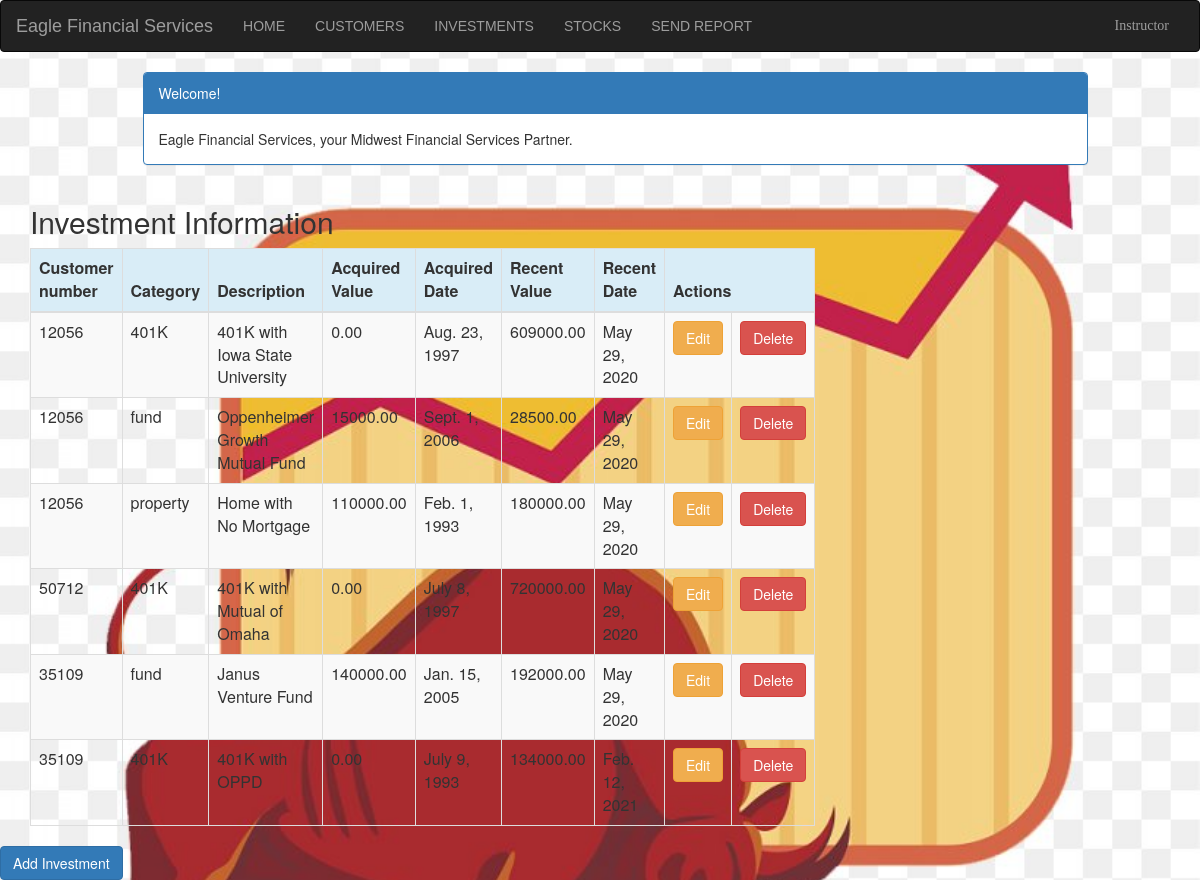
Page /investment_list (signed in) on the committed database.
### portfolio/models.py (models this page shows, shortened)
class Investment(models.Model):
    customer = models.ForeignKey(Customer, on_delete=models.CASCADE, related_name='investments')
    category = models.CharField(max_length=50)
    description = models.CharField(max_length=200)
    acquired_value = models.DecimalField(max_digits=10, decimal_places=2)
    acquired_date = models.DateField(default=timezone.now)
    recent_value = models.DecimalField(max_digits=10, decimal_places=2)
    recent_date = models.DateField(default=timezone.now, blank=True, null=True)

class Customer(models.Model):
    name = models.CharField(max_length=50)
    address = models.CharField(max_length=200)
    cust_number = models.IntegerField(blank=False, null=False)
    city = models.CharField(max_length=50)
    state = models.CharField(max_length=50)
    zipcode = models.CharField(max_length=10)
    email = models.EmailField(max_length=200)
    cell_phone = models.CharField(max_length=50)
    created_date = models.DateTimeField(
        default=timezone.now)
    updated_date = models.DateTimeField(auto_now_add=True)
    def __str__(self):
        return str(self.cust_number)

### portfolio/views.py (the view)
# urls.py: path('investment_list', views.investment_list, name='investment_list'),
@login_required
def investment_list(request):
    investments = Investment.objects.filter(acquired_date__lte=timezone.now())
    return render(request, 'portfolio/investment_list.html', {'investments': investments})

### templates/portfolio/investment_list.html (shortened to what this page needs)
{% extends 'portfolio/base.html' %}
{% block content %}
    <html>
    <head>
        <link rel="stylesheet" href="https://maxcdn.bootstrapcdn.com/bootstrap/3.3.4/css/bootstrap.min.css">
    </head>
    <body>
    <div class="container">
        <div class="row">
            <div class="col-md-10 col-md-offset-1">
                <div class="panel panel-primary">
                    <div class="panel-heading">Welcome!</div>
                    <div class="panel-body">
                        Eagle Financial Services, your Midwest Financial Services Partner.
                    </div>
                </div>
            </div>
        </div>
    </div>
    <div class="row">
        <h2 style="padding-left: 15Px">Investment Information</h2>
    </div>
    <div>
        <table class="table table-striped table-bordered table-hover">
            <thead>
            <tr class="bg-info">
                <th>Customer number</th>
                <th>Category</th>
                <th>Description</th>
                <th>Acquired Value</th>
                <th>Acquired Date</th>
                <th>Recent Value</th>
                <th>Recent Date</th>
                <th colspan="3">Actions</th>
            </tr>
            </thead>
            <tbody>
            {% for investment in investments %}
                <tr>
                    <td>{{ investment.customer }}</td>
                    <td>{{ investment.category }}</td>
                    <td>{{ investment.description }}</td>
                    <td>{{ investment.acquired_value }}</td>
                    <td>{{ investment.acquired_date }}</td>
                    <td>{{ investment.recent_value }}</td>
                     <td>{{ investment.recent_date }}</td>
                     <td><a href="{% url 'portfolio:investment_edit' pk=investment.pk %}" class="btn btn-warning">Edit</a>
                    <td><a href="{% url 'portfolio:investment_delete' pk=investment.pk %}"
                           onclick="return confirm('Are you sure you want to delete?')"
                           class="btn btn-danger">Delete</a>
                    </td>
                </tr>
            {% endfor %}
            </tbody>
        </table>
     <div class="row">
            <div class="row">
         <a href="{% url 'portfolio:investment_new' %}" class="row"><span
                    class="btn btn-primary">Add Investment</span></a>
     </div>
        </div>
    </div>
    </body>
    </html>
{% endblock %}

### templates/portfolio/base.html (shortened to what this page needs)
{% load static %}
<html lang="en">
<head>
    <link rel="stylesheet" type="text/css" href="{% static 'css/portfolio.css' %}">
    <link rel="stylesheet" href="https://maxcdn.bootstrapcdn.com/bootstrap/3.3.7/css/bootstrap.min.css">
  </head>
<body id="app-layout" style="background-color:azure">
<nav class="navbar navbar-inverse">
    <div class="container-fluid">
        <div class="navbar-header">
            <a class="navbar-brand" href="/">
                Eagle Financial Services
            </a>
        </div>
        <div class="collapse navbar-collapse" id="myNavbar">
            <ul class="nav navbar-nav">
                <li class="nav-item"><a class="nav-link text-light text-uppercase font-weight-bold px-3"  href="{% url 'portfolio:home' %}">Home</a></li>
                <li class="nav-item"><a class="nav-link text-light text-uppercase font-weight-bold px-3" href="{% url 'portfolio:customer_list' %}">Customers</a></li>
               <li class="nav-item"><a class="nav-link text-light text-uppercase font-weight-bold px-3" href="{% url 'portfolio:investment_list' %}">Investments</a></li>
                <li class="nav-item"><a class="nav-link text-light text-uppercase font-weight-bold px-3" href="{% url 'portfolio:stock_list' %}">Stocks</a></li>
                <li class="nav-item"><a class="nav-link text-light text-uppercase font-weight-bold px-3" href="{% url 'portfolio:contact' %}">Send Report</a></li>
                            </ul>
            <ul class="nav navbar-nav navbar-right">
                {% if user.is_authenticated %}
                    <li class="dropdown">
                        <a class="nav-link dropdown-toggle" href="#" id="navbarDropdown" role="button" data-toggle="dropdown" aria-haspopup="true" aria-expanded="false"style="font-family: 'Arial Black'" >{{ user.username|title }}</a>
                    </li>
                               {% endif %}
            </ul>
        </div>
    </div>
</nav>
<div class="content container">
    <div class="row">
        <div class="col-md-8">
            {% block content %}{% endblock %}
        </div>
    </div>
</body>
</html>

### portfolio/static/css/portfolio.css (style rules this page uses)
body { align-content: center; background-image: url('../images/img.png'); background-attachment: fixed; background-size: cover; font-family: Arial; font-size: medium; }

### templates/portfolio/base.html (style rules this page uses)
.navbar { background:#f2dede; margin-bottom: 0; border-radius: 0; font-family: "Arial Black", sans-serif; }

### templates/portfolio/investment_list.html (style rules this page uses)
body { background-color: beige; }

### rows in the picture
Investment: customer "12056", category "401K", description "401K with Iowa State University", acquired_value "0.00", acquired_date "Aug. 23, 1997", recent_value "609000.00", recent_date "May 29, 2020"
Investment: customer "12056", category "fund", description "Oppenheimer Growth Mutual Fund", acquired_value "15000.00", acquired_date "Sept. 1, 2006", recent_value "28500.00", recent_date "May 29, 2020"
Investment: customer "12056", category "property", description "Home with No Mortgage", acquired_value "110000.00", acquired_date "Feb. 1, 1993", recent_value "180000.00", recent_date "May 29, 2020"
Investment: customer "50712", category "401K", description "401K with Mutual of Omaha", acquired_value "0.00", acquired_date "July 8, 1997", recent_value "720000.00", recent_date "May 29, 2020"
Investment: customer "35109", category "fund", description "Janus Venture Fund", acquired_value "140000.00", acquired_date "Jan. 15, 2005", recent_value "192000.00", recent_date "May 29, 2020"
Investment: customer "35109", category "401K", description "401K with OPPD", acquired_value "0.00", acquired_date "July 9, 1993", recent_value "134000.00", recent_date "Feb. 12, 2021"

### other values in the picture
{{ user.username|title }} "Instructor"
